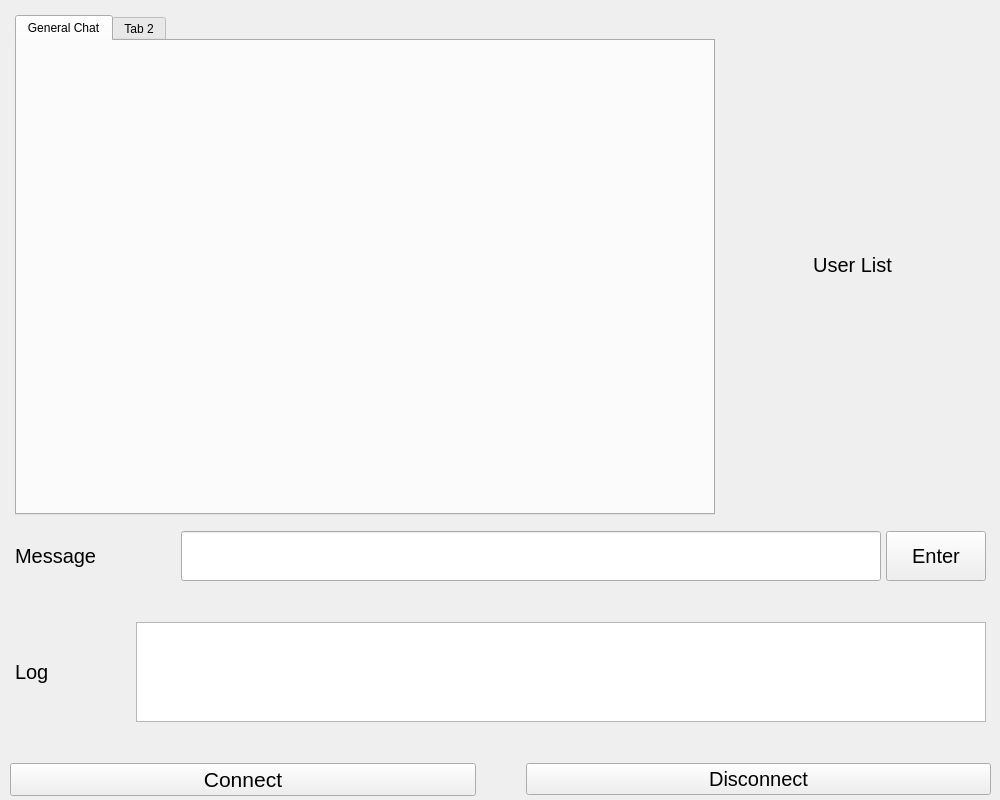
<?xml version="1.0" encoding="UTF-8"?>
<ui version="4.0">
 <class>ClientWidget</class>
 <widget class="QWidget" name="ClientWidget">
  <property name="geometry">
   <rect>
    <x>0</x>
    <y>0</y>
    <width>1000</width>
    <height>800</height>
   </rect>
  </property>
  <property name="minimumSize">
   <size>
    <width>1000</width>
    <height>800</height>
   </size>
  </property>
  <property name="maximumSize">
   <size>
    <width>1000</width>
    <height>800</height>
   </size>
  </property>
  <property name="windowTitle">
   <string>ClientWidget</string>
  </property>
  <widget class="QWidget" name="verticalLayoutWidget">
   <property name="geometry">
    <rect>
     <x>10</x>
     <y>10</y>
     <width>981</width>
     <height>791</height>
    </rect>
   </property>
   <layout class="QVBoxLayout" name="verticalLayout">
    <item>
     <layout class="QHBoxLayout" name="horizontalLayout_2">
      <property name="spacing">
       <number>5</number>
      </property>
      <property name="leftMargin">
       <number>5</number>
      </property>
      <property name="topMargin">
       <number>5</number>
      </property>
      <property name="rightMargin">
       <number>5</number>
      </property>
      <property name="bottomMargin">
       <number>5</number>
      </property>
      <item>
       <widget class="QTabWidget" name="tabWidget">
        <property name="minimumSize">
         <size>
          <width>700</width>
          <height>500</height>
         </size>
        </property>
        <property name="maximumSize">
         <size>
          <width>700</width>
          <height>500</height>
         </size>
        </property>
        <property name="currentIndex">
         <number>0</number>
        </property>
        <widget class="QWidget" name="TabGeneralChat">
         <property name="font">
          <font>
           <pointsize>15</pointsize>
          </font>
         </property>
         <attribute name="title">
          <string>General Chat</string>
         </attribute>
        </widget>
        <widget class="QWidget" name="tab_2">
         <attribute name="title">
          <string>Tab 2</string>
         </attribute>
        </widget>
       </widget>
      </item>
      <item>
       <layout class="QVBoxLayout" name="verticalLayout_2">
        <property name="spacing">
         <number>0</number>
        </property>
        <property name="leftMargin">
         <number>0</number>
        </property>
        <property name="topMargin">
         <number>0</number>
        </property>
        <item alignment="Qt::AlignHCenter">
         <widget class="QLabel" name="labelUserList">
          <property name="minimumSize">
           <size>
            <width>0</width>
            <height>50</height>
           </size>
          </property>
          <property name="maximumSize">
           <size>
            <width>200</width>
            <height>50</height>
           </size>
          </property>
          <property name="font">
           <font>
            <pointsize>15</pointsize>
           </font>
          </property>
          <property name="text">
           <string>User List</string>
          </property>
          <property name="alignment">
           <set>Qt::AlignCenter</set>
          </property>
         </widget>
        </item>
        <item>
         <layout class="QVBoxLayout" name="usersLayout">
          <property name="spacing">
           <number>0</number>
          </property>
          <property name="leftMargin">
           <number>0</number>
          </property>
          <property name="topMargin">
           <number>0</number>
          </property>
          <property name="rightMargin">
           <number>0</number>
          </property>
          <property name="bottomMargin">
           <number>0</number>
          </property>
         </layout>
        </item>
       </layout>
      </item>
     </layout>
    </item>
    <item>
     <layout class="QHBoxLayout" name="horizontalLayout_3" stretch="0,0,0">
      <property name="spacing">
       <number>5</number>
      </property>
      <property name="leftMargin">
       <number>5</number>
      </property>
      <property name="topMargin">
       <number>5</number>
      </property>
      <property name="rightMargin">
       <number>5</number>
      </property>
      <property name="bottomMargin">
       <number>5</number>
      </property>
      <item alignment="Qt::AlignLeft|Qt::AlignVCenter">
       <widget class="QLabel" name="label">
        <property name="minimumSize">
         <size>
          <width>100</width>
          <height>50</height>
         </size>
        </property>
        <property name="maximumSize">
         <size>
          <width>100</width>
          <height>50</height>
         </size>
        </property>
        <property name="font">
         <font>
          <pointsize>15</pointsize>
         </font>
        </property>
        <property name="text">
         <string>Message</string>
        </property>
       </widget>
      </item>
      <item>
       <widget class="QLineEdit" name="InputLine">
        <property name="minimumSize">
         <size>
          <width>700</width>
          <height>50</height>
         </size>
        </property>
        <property name="maximumSize">
         <size>
          <width>700</width>
          <height>50</height>
         </size>
        </property>
        <property name="dragEnabled">
         <bool>false</bool>
        </property>
       </widget>
      </item>
      <item>
       <widget class="QPushButton" name="EnterLine">
        <property name="minimumSize">
         <size>
          <width>100</width>
          <height>50</height>
         </size>
        </property>
        <property name="maximumSize">
         <size>
          <width>100</width>
          <height>50</height>
         </size>
        </property>
        <property name="font">
         <font>
          <pointsize>15</pointsize>
         </font>
        </property>
        <property name="text">
         <string>Enter</string>
        </property>
       </widget>
      </item>
     </layout>
    </item>
    <item>
     <layout class="QHBoxLayout" name="horizontalLayout_4">
      <property name="spacing">
       <number>5</number>
      </property>
      <property name="leftMargin">
       <number>5</number>
      </property>
      <property name="topMargin">
       <number>5</number>
      </property>
      <property name="rightMargin">
       <number>5</number>
      </property>
      <property name="bottomMargin">
       <number>5</number>
      </property>
      <item alignment="Qt::AlignLeft|Qt::AlignVCenter">
       <widget class="QLabel" name="labelLog">
        <property name="minimumSize">
         <size>
          <width>50</width>
          <height>100</height>
         </size>
        </property>
        <property name="maximumSize">
         <size>
          <width>50</width>
          <height>100</height>
         </size>
        </property>
        <property name="font">
         <font>
          <pointsize>15</pointsize>
         </font>
        </property>
        <property name="text">
         <string>Log</string>
        </property>
       </widget>
      </item>
      <item alignment="Qt::AlignLeft|Qt::AlignVCenter">
       <widget class="QTextBrowser" name="Log">
        <property name="minimumSize">
         <size>
          <width>850</width>
          <height>100</height>
         </size>
        </property>
        <property name="maximumSize">
         <size>
          <width>850</width>
          <height>100</height>
         </size>
        </property>
       </widget>
      </item>
     </layout>
    </item>
    <item>
     <layout class="QHBoxLayout" name="horizontalLayout">
      <property name="spacing">
       <number>50</number>
      </property>
      <property name="topMargin">
       <number>5</number>
      </property>
      <property name="bottomMargin">
       <number>5</number>
      </property>
      <item>
       <widget class="QPushButton" name="pushButton">
        <property name="font">
         <font>
          <pointsize>16</pointsize>
         </font>
        </property>
        <property name="text">
         <string>Connect</string>
        </property>
       </widget>
      </item>
      <item>
       <widget class="QPushButton" name="pushButton_2">
        <property name="font">
         <font>
          <pointsize>15</pointsize>
         </font>
        </property>
        <property name="text">
         <string>Disconnect</string>
        </property>
       </widget>
      </item>
     </layout>
    </item>
   </layout>
  </widget>
 </widget>
 <resources/>
 <connections/>
</ui>
